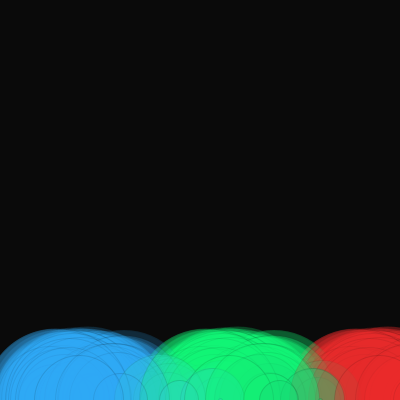
Frame 1 (no input)
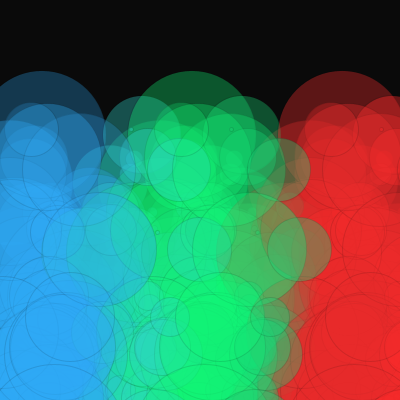
Frame 60 (the mouse pressed at the canvas centre just before this capture)
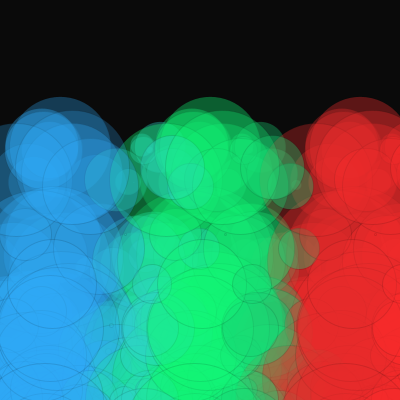
Frame 120 (the mouse held since frame 60 and released just before this capture)

The Processing sketch that drew these frames (run headless with seeded random() and noise(); from frame 60 on, the mouse is pressed at the canvas centre):

// Processing sketch: processing_23284
// ── processing_23284.pde

//declare array and set size of 100

Orbit [] orbits = new Orbit [100];

void setup () {
size (400, 400);
smooth();

// use array to fill class with values
for (int i=0; i <orbits.length; i++) {
int r = int (random (100));
int r2 = int (random (300));
float t = random (.01, .1);

orbits[i] = new Orbit ( 0, r, r2, t);
}
}

void draw () {
background (10);
noStroke ();

// call the array to display all the circles
for (int i = 0; i < orbits.length; i++) {
orbits[i].move();
}
}

 

 

class Orbit {

//data (variables)

float theta; //theta is angle
int r; //radius of circle
int r2; //radius of orbit
float t;

//constructor
Orbit (float tempTheta, int tempR, int tempR2, float tempT) {
theta = tempTheta;
r = tempR;
r2 = tempR2;
t = tempT;
}

//methods and functions

void move () {
  stroke(1,30);
  //blue
    fill (46,169,245, random (50,100));
  ellipse (50 + cos(theta)*r2/4, height + sin(theta)*r2, r+50, r+50);
 
     fill (46,210,200, random (80,100));
  ellipse (150 + cos(theta)*r2/4, height + sin(theta)*r2, r, r);
  
  //green
   fill (17,245,117, random (50,100));
  ellipse (200 + cos(theta)*r2/4, height + sin(theta)*r2, r+50, r+50);
  
     fill (25,210,117, random (80,100));
  ellipse (250 + cos(theta)*r2/4, height + sin(theta)*r2, r, r);
   

  
  //red
 
  fill (230,42,42, random (80,100));
  ellipse (350 + cos(theta)*r2/4, height + sin(theta)*r2,r+50, r+50);
  
  fill (255,42,42, random (80,100));
  ellipse (400 + cos(theta)*r2/4, height + sin(theta)*r2, r, r);
 

 


//increment theta
//increase to speed up movement

theta += t;

//increment s to change radius of circle
}
}
